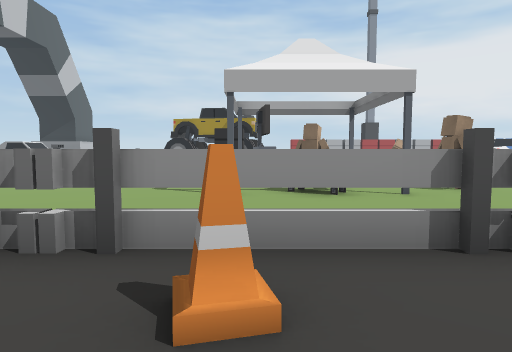
[1] (above)

16 first-person views from a walk through a 3-D level made in the Unity game engine. The camera is 1.4 m above the floor, tilts 4° down and sees 75° across. The floor is counted in squares, 2 m on a side. Each view is taken from the middle of a square. On the plan, view 1 faces up. The plan holds only what a view shows up to about 10 squares ahead; the rest is blank. The place goes on beyond the plan. The player is left out. Some animated figures are left out.

[2]
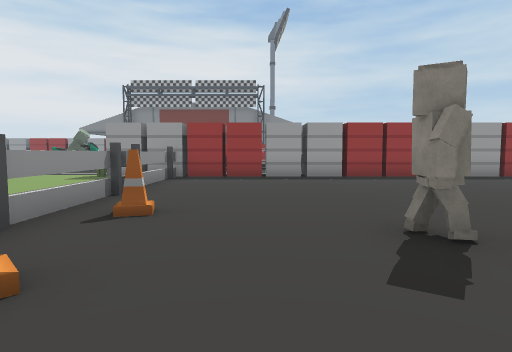

[3]
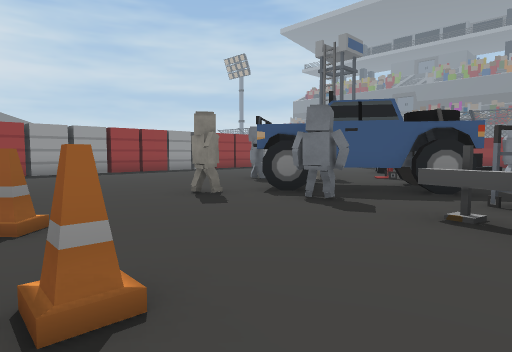

[4]
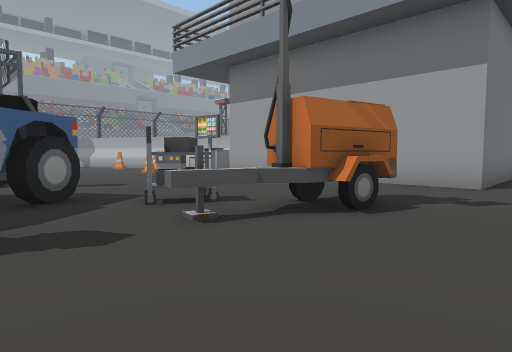

[5]
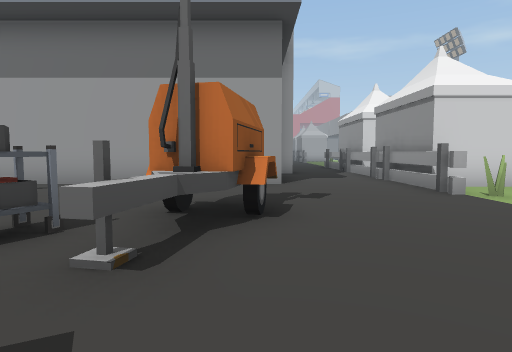

[6]
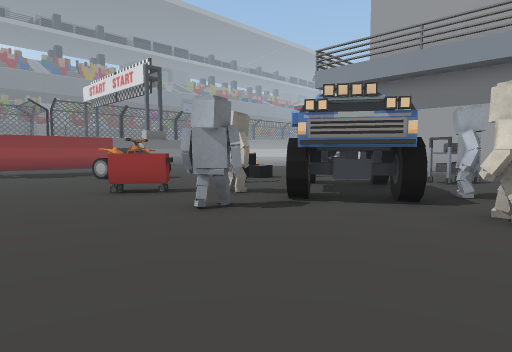

[7]
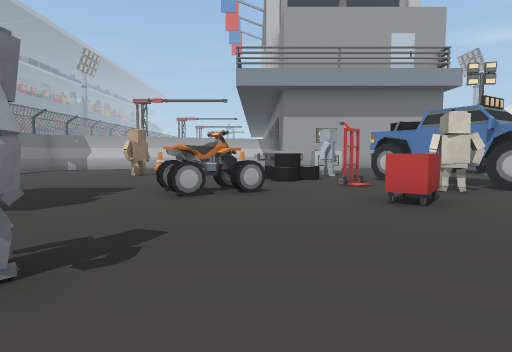

[8]
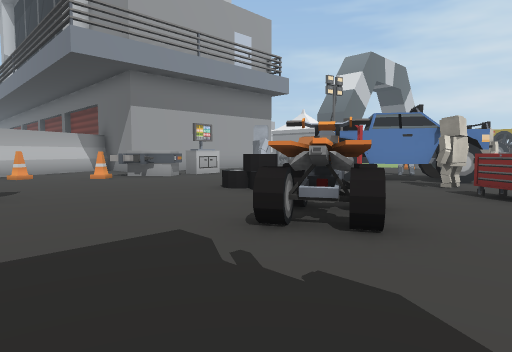

[9]
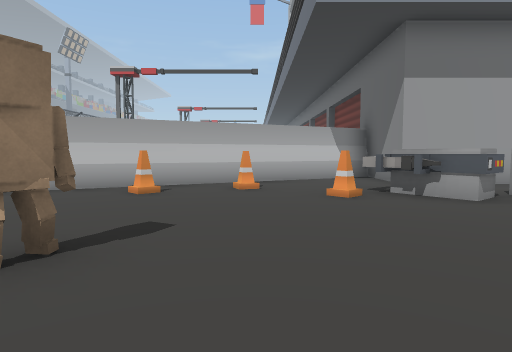

[10]
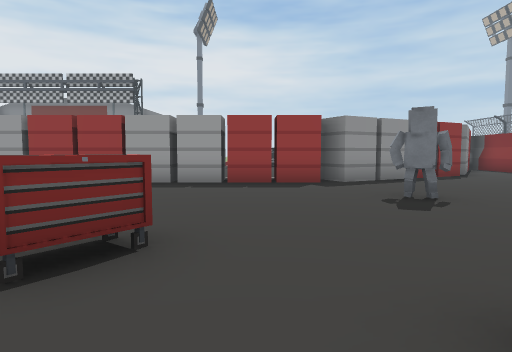

[11]
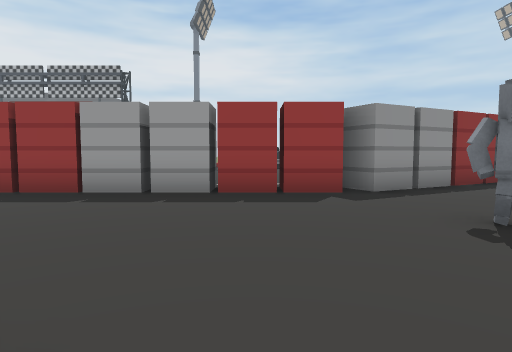

[12]
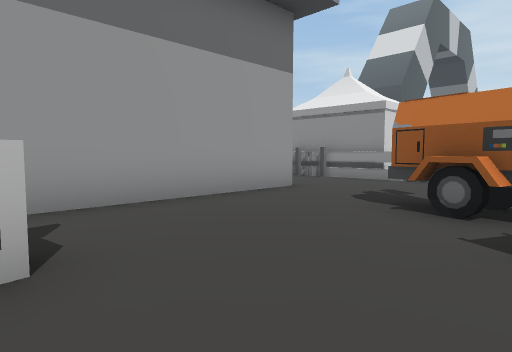

[13]
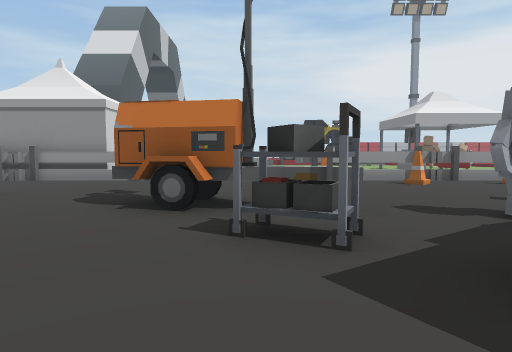

[14]
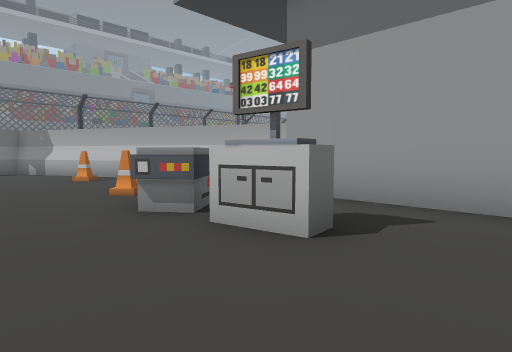

[15]
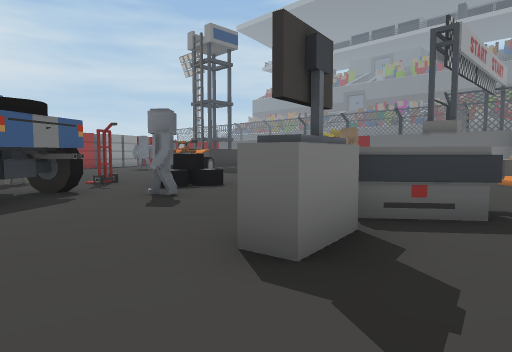

[16]
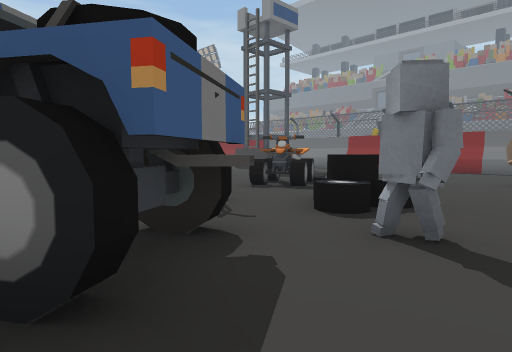

### Floor plan
Points are (right, up) in squares from view 1. A wall is a line through its corners. A room is listed if a view was taken in it or the views show most of it. See-through windows are left out.
Room 1 (views 1, 2, 4, 5, 6, 7, 8, 9, 10, 11, 12, 13, 14, 15, 16)
walls: (-4.6, -2) (-5.7, -1.8); (-6.3, -2) (-7.9, -1.7); (-6.6, -2.2) (-7.6, -2); (-7.3, -0.7) (-6.5, -0.9); (-7.7, -0.9) (-6.1, -1.2); (5.9, -10.2) (6.8, -9.7); (-8.5, 2.4) (-10.5, 2.4); (-13.5, -0.4) (-10.5, -0.4) (-10.5, -7.7) (-12.7, -7.7) (-9.9, -13.5); (5.5, 2.4) (-3.5, 2.4); (-12.4, 2.4) (-13.1, 2.4); (7.8, -13.6) (5.8, -9.9) (5.8, 2)
low walls: (-5.7, -1.8) (-6.3, -2); (-7.3, -1.8) (-6.7, -1.9)
ways out: opening at (-5.8, 0.2) to room 2; opening at (0, 2) to room 2
objects: other object (-12, 3) to (-11, 4); cone (-10, -11); cone (-9, -13); other object (-9, -9) to (-8, -7); cone (-8, -10); other object (-8, -6); trolley (-6, -3) to (-5, -3); other object (-5, -13); other object (-5, -7); other object (-4, -8) to (-3, -7); truck (-4, -6) to (-1, -3); other object (-3, -2); bike (-2, -11) to (0, -9); other object (-2, -7); cone (-2, 1); other object (-1, -6) to (-1, -5); other object (-1, -2); other object (0, -7); other object (0, -5) to (0, -4); cone (0, 1); other object (3, -11) to (3, -10)
Room 2 (view 3)
walls: (5.8, 2) (5.8, 4.5); (-3.5, 2.4) (-5, 2.4); (-6.5, -0.9) (-6.6, -1.3); (-6.1, -1.2) (-6.2, -2)
low walls: (-6.1, -1.2) (-5.5, -1.8); (-5.6, -1.6) (-4.6, -1.8)
ways out: opening at (-5.8, 0.2) to room 1; opening at (0, 2) to room 1
objects: other object (-8, 3); cone (-4, 2); other object (0, 7) to (0, 8); tent (0, 9); other object (1, 6); other object (1, 8) to (2, 9); other object (4, 6) to (4, 7); other object (6, 5)

Where each view was taken, in squares from view 1:
view 1: 0 up, 0 right, facing up
view 2: 0 up, 4 left, facing right
view 3: 2 up, 6 left, facing down-right
view 4: 1 up, 3 left, facing down-left
view 5: 1 down, 3 left, facing left
view 6: 1 down, 3 right, facing down-left
view 7: 9 down, 5 right, facing left
view 8: 13 down, 1 right, facing up-left
view 9: 11 down, 3 left, facing left
view 10: 8 down, 2 left, facing right
view 11: 8 down, 0 right, facing right
view 12: 6 down, 6 left, facing up-left
view 13: 6 down, 6 left, facing up
view 14: 4 down, 6 left, facing down-left
view 15: 4 down, 10 left, facing down-right
view 16: 4 down, 6 left, facing down-right
